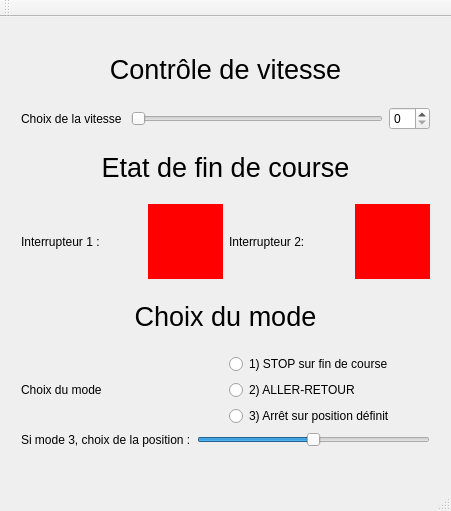
<?xml version="1.0" encoding="UTF-8"?>
<ui version="4.0">
 <class>MainWindow</class>
 <widget class="QMainWindow" name="MainWindow">
  <property name="geometry">
   <rect>
    <x>0</x>
    <y>0</y>
    <width>451</width>
    <height>511</height>
   </rect>
  </property>
  <property name="windowTitle">
   <string>MainWindow</string>
  </property>
  <widget class="QWidget" name="centralWidget">
   <widget class="QWidget" name="verticalLayoutWidget">
    <property name="geometry">
     <rect>
      <x>10</x>
      <y>10</y>
      <width>431</width>
      <height>431</height>
     </rect>
    </property>
    <layout class="QVBoxLayout" name="verticalLayout">
     <item>
      <widget class="QLabel" name="label">
       <property name="font">
        <font>
         <pointsize>20</pointsize>
        </font>
       </property>
       <property name="text">
        <string>Contrôle de vitesse</string>
       </property>
       <property name="alignment">
        <set>Qt::AlignCenter</set>
       </property>
      </widget>
     </item>
     <item>
      <layout class="QHBoxLayout" name="horizontalLayout">
       <item>
        <widget class="QLabel" name="label_4">
         <property name="text">
          <string>Choix de la vitesse </string>
         </property>
        </widget>
       </item>
       <item>
        <widget class="QSlider" name="speed_horizontalSlider">
         <property name="orientation">
          <enum>Qt::Horizontal</enum>
         </property>
        </widget>
       </item>
       <item>
        <widget class="QSpinBox" name="speed_spinBox"/>
       </item>
      </layout>
     </item>
     <item>
      <widget class="QLabel" name="label_2">
       <property name="font">
        <font>
         <pointsize>20</pointsize>
        </font>
       </property>
       <property name="text">
        <string>Etat de fin de course</string>
       </property>
       <property name="alignment">
        <set>Qt::AlignCenter</set>
       </property>
      </widget>
     </item>
     <item>
      <layout class="QHBoxLayout" name="horizontalLayout_2">
       <item>
        <widget class="QLabel" name="label_10">
         <property name="text">
          <string>Interrupteur 1 :</string>
         </property>
        </widget>
       </item>
       <item>
        <widget class="QLabel" name="state_pos_f1">
         <property name="minimumSize">
          <size>
           <width>75</width>
           <height>75</height>
          </size>
         </property>
         <property name="maximumSize">
          <size>
           <width>75</width>
           <height>75</height>
          </size>
         </property>
         <property name="styleSheet">
          <string notr="true">background-color: rgb(255, 0, 0);</string>
         </property>
         <property name="text">
          <string/>
         </property>
        </widget>
       </item>
       <item>
        <widget class="QLabel" name="label_5">
         <property name="text">
          <string>Interrupteur 2:</string>
         </property>
        </widget>
       </item>
       <item>
        <widget class="QLabel" name="state_pos_f2">
         <property name="minimumSize">
          <size>
           <width>75</width>
           <height>75</height>
          </size>
         </property>
         <property name="maximumSize">
          <size>
           <width>75</width>
           <height>75</height>
          </size>
         </property>
         <property name="styleSheet">
          <string notr="true">background-color: rgb(255, 0, 0);</string>
         </property>
         <property name="text">
          <string/>
         </property>
        </widget>
       </item>
      </layout>
     </item>
     <item>
      <widget class="QLabel" name="label_3">
       <property name="font">
        <font>
         <pointsize>20</pointsize>
        </font>
       </property>
       <property name="text">
        <string>Choix du mode</string>
       </property>
       <property name="alignment">
        <set>Qt::AlignCenter</set>
       </property>
      </widget>
     </item>
     <item>
      <layout class="QHBoxLayout" name="horizontalLayout_3">
       <item>
        <widget class="QLabel" name="label_6">
         <property name="text">
          <string>Choix du mode</string>
         </property>
        </widget>
       </item>
       <item>
        <layout class="QVBoxLayout" name="verticalLayout_2">
         <item>
          <widget class="QRadioButton" name="mode_1">
           <property name="text">
            <string>1) STOP sur fin de course</string>
           </property>
          </widget>
         </item>
         <item>
          <widget class="QRadioButton" name="mode_2">
           <property name="text">
            <string>2) ALLER-RETOUR</string>
           </property>
          </widget>
         </item>
         <item>
          <widget class="QRadioButton" name="mode_3">
           <property name="text">
            <string>3) Arrêt sur position définit</string>
           </property>
          </widget>
         </item>
        </layout>
       </item>
      </layout>
     </item>
     <item>
      <layout class="QHBoxLayout" name="horizontalLayout_4">
       <item>
        <widget class="QLabel" name="label_7">
         <property name="text">
          <string>Si mode 3, choix de la position :</string>
         </property>
        </widget>
       </item>
       <item>
        <widget class="QSlider" name="position_choice">
         <property name="maximum">
          <number>100</number>
         </property>
         <property name="value">
          <number>50</number>
         </property>
         <property name="orientation">
          <enum>Qt::Horizontal</enum>
         </property>
        </widget>
       </item>
      </layout>
     </item>
    </layout>
   </widget>
  </widget>
  <widget class="QMenuBar" name="menuBar">
   <property name="geometry">
    <rect>
     <x>0</x>
     <y>0</y>
     <width>451</width>
     <height>26</height>
    </rect>
   </property>
  </widget>
  <widget class="QToolBar" name="mainToolBar">
   <attribute name="toolBarArea">
    <enum>TopToolBarArea</enum>
   </attribute>
   <attribute name="toolBarBreak">
    <bool>false</bool>
   </attribute>
  </widget>
  <widget class="QStatusBar" name="statusBar"/>
 </widget>
 <layoutdefault spacing="6" margin="11"/>
 <resources/>
 <connections/>
</ui>
